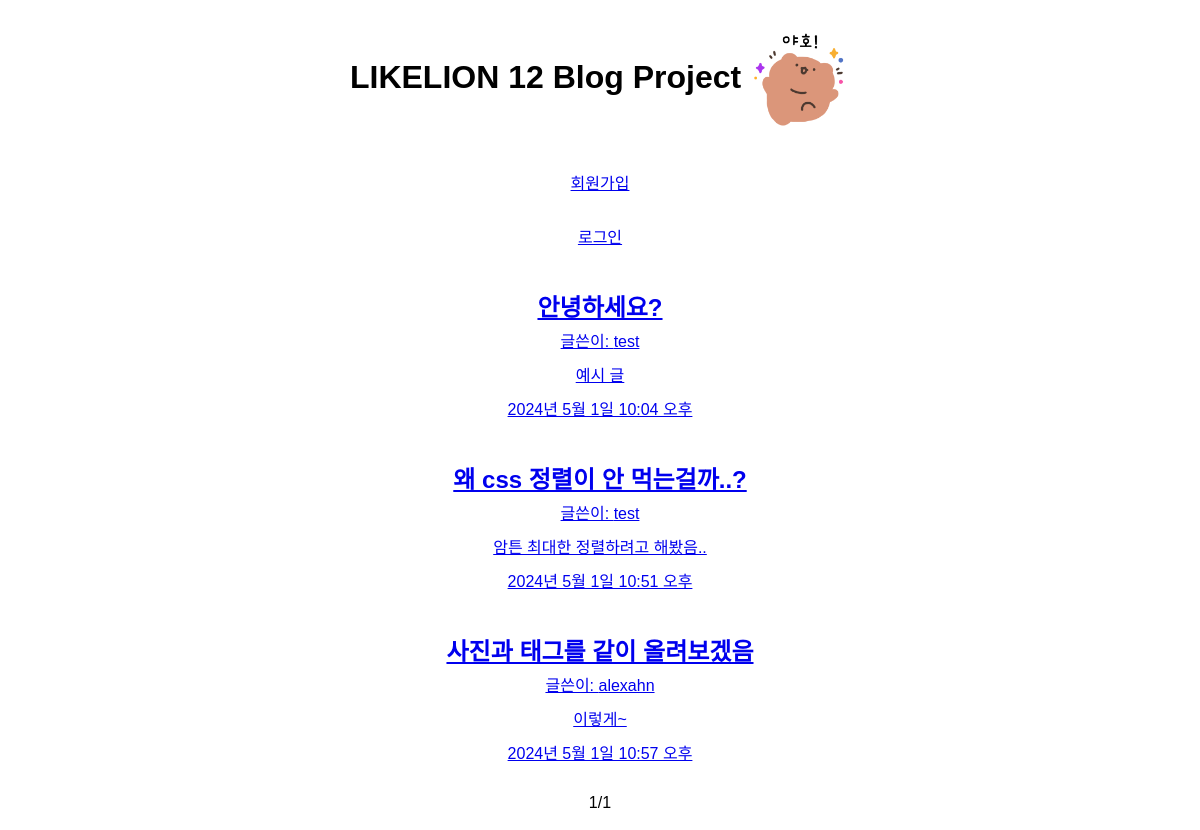
Before: / with the older database file.
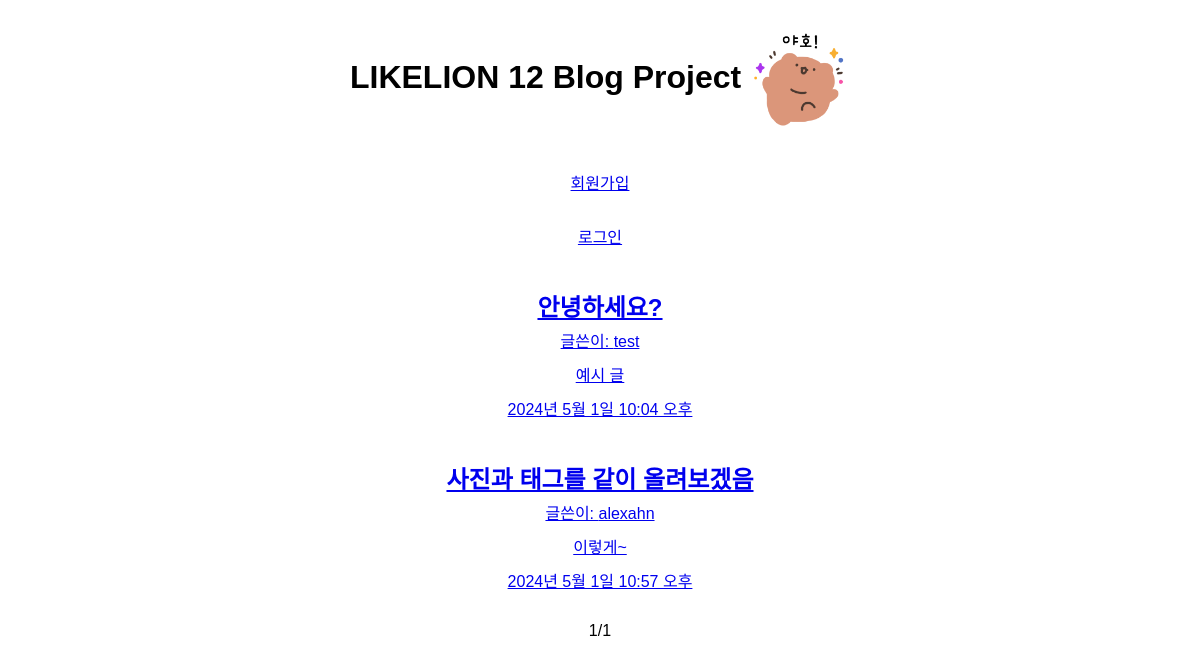
After: the same page with the newer database file.
### blog/models.py (models this page shows, shortened)
class Blog(models.Model):
    title = models.CharField(max_length=100)
    created_at = models.DateTimeField(auto_now_add=True)
    content = models.TextField()
    image = models.ImageField(upload_to='blog/', null=True)
    author = models.ForeignKey(settings.AUTH_USER_MODEL, on_delete=models.CASCADE, null=True, related_name='blogs') #! 좋아요 기능 추가
    tag = models.ManyToManyField(to='Tag', blank=True)
    like_users = models.ManyToManyField(settings.AUTH_USER_MODEL, related_name='like_blogs', blank=True)
    class Meta:
        db_table = 'blog'
    def summary(self):
        return self.content[:100]

### users/models.py (models this page shows)
class CustomUser(AbstractUser):
  email = models.EmailField(max_length=100, unique=True)
  first_name = models.CharField(max_length=100, blank=False)
  last_name = models.CharField(max_length=100, blank=False)

### blog/views.py (the view)
# urls.py: path('', views.home, name='home'),
def home(request):
    blogs = Blog.objects.all()
    paginator = Paginator(blogs, 3)
    page_number = request.GET.get('page')
    page_obj = paginator.get_page(page_number)
    return render(request,'home.html',{'page_obj':page_obj})

### blog/templates/home.html (shortened to what this page needs)
{% extends "base.html" %} {% load static %}  {% block extrahead %}
<link rel="stylesheet" href="{% static 'blog/css/style.css' %}" />
{% endblock extrahead %} {% block content %}
<h1>
  LIKELION 12 Blog Project
  <img src="{% static 'blog/img/emoticon.png' %}" alt="이모티콘" />
</h1>
<div>
  {% if user.is_authenticated %}
  <a href="users/logout">로그아웃</a>
  <h1>환영합니다! {{user.username}} 님</h1>
  <a href="{% url 'profile' user.id %}">내 프로필 보기</a>
  <a class="new-post__button" href="{% url 'blog:new' %}">새 글 작성하기</a>
  {% else %}
  <a href="users/signup">회원가입</a>
  <a href="users/login">로그인</a>
  {% endif %}
</div>
<div>
  {% for blog in page_obj %}
  <a href="{% url 'blog:detail' blog.id %}">
    <h2>{{blog.title}}</h2>
    <p>글쓴이: {{blog.author}}</p>
    <p>{{blog.summary}}</p>
    <p>{{blog.created_at}}</p>
  </a>
  {% endfor %}
</div>
<span>
  <p>{{page_obj.number}}</p>
  <p>/</p>
  <p>{{page_obj.paginator.num_pages}}</p>
</span>
{% endblock content %}

### blog/templates/base.html (shortened to what this page needs)
<!DOCTYPE html>
<html lang="en">
  <head>
    {% block extrahead %} {% endblock extrahead %}
  </head>
  <body>
    {% block content %} {% endblock content %}
  </body>
</html>

### blog/static/blog/css/style.css (style rules this page uses)
body { font-family: Arial, sans-serif; text-align: center; }
h1 { font-size: 2em; margin: 30px 0 20px; }
div { margin-top: 40px; display: flex; flex-direction: column; gap: 30px; }
h2 { font-size: 1.5em; margin: 0 0 5px; font-weight: bold; }
p { margin: 0 0 10px; }
img { display: inline-block; vertical-align: middle; width: 100px; }
span { display: flex; align-items: center; justify-content: center; margin: 20px auto 0; width: 50rem; }

Changed rows visible on the page:
removed Blog: title "왜 css 정렬이 안 먹는걸까..?", author "test", summary "암튼 최대한 정렬하려고 해봤음..", created_at "2024년 5월 1일 10:51 오후"
